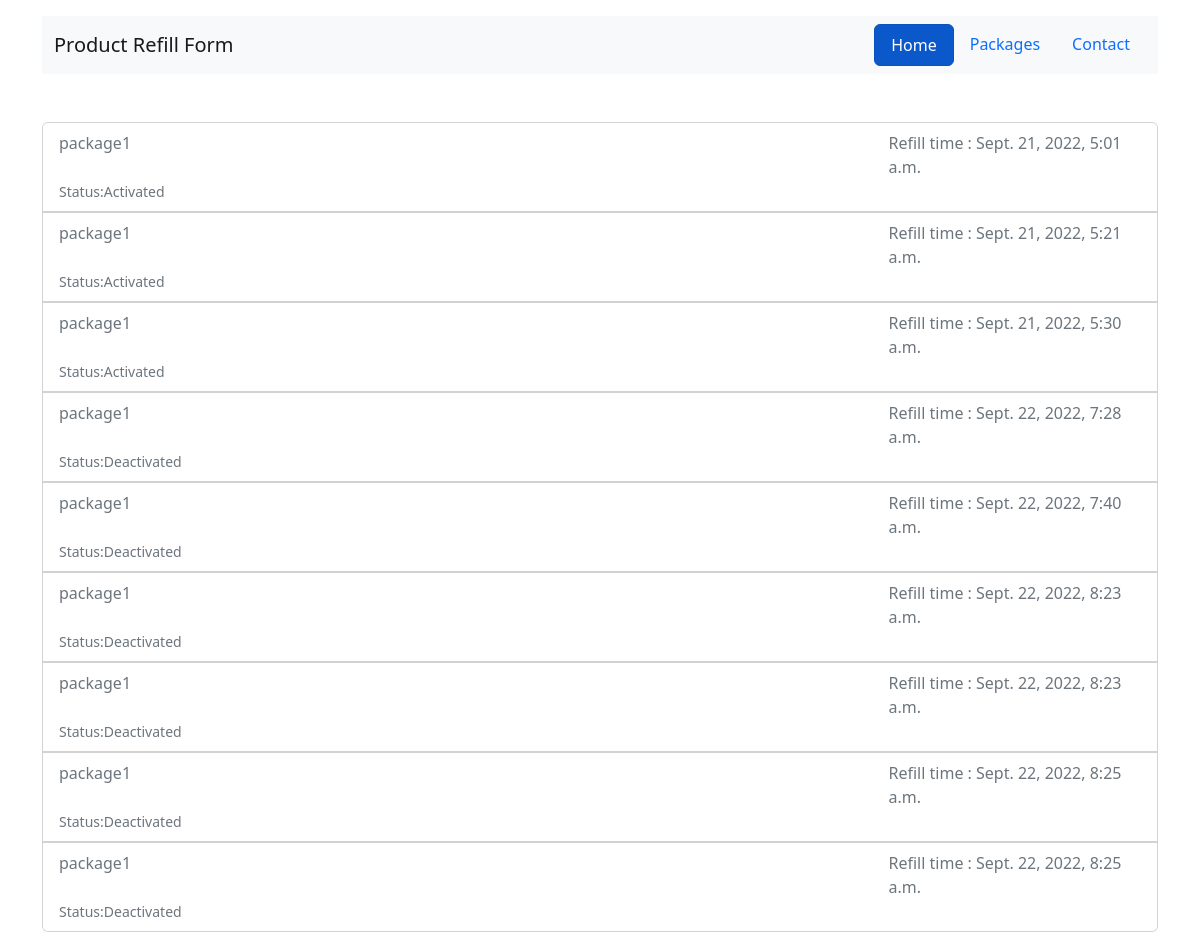
The app's page /card with its own data.
### app/models.py (models this page shows, shortened)
class Package_refill(models.Model):
    information=(('Activated', 'Activated'),
        ('Deactivated', 'Deactivated'),)
    e_id=models.IntegerField()
    package=models.ForeignKey(Package,on_delete=models.CASCADE,null=False)
    description = models.CharField(max_length=255)
    status=models.CharField(max_length=250,choices=information,default="Deactivated")
    created = models.DateTimeField(auto_now_add=True)
    updated = models.DateTimeField(auto_now=True)

class Package(models.Model):
    id=models.IntegerField(primary_key=True)
    name = models.CharField(max_length=255)
    price = models.DecimalField(max_digits=50, decimal_places=2)
    detail = models.CharField(max_length=255)
    product=models.ForeignKey(Product,on_delete=models.CASCADE)
    created = models.DateTimeField(auto_now_add=True)
    updated = models.DateTimeField(auto_now=True)

### app/views.py (the view)
# urls.py: path('card',views.card,name="card"),
def card(request):
    pr=Package_refill.objects.all()
    con={
        'pr':pr
    }
    return render(request,'card.html',con)

### templates/card.html
{% extends 'base.html' %}
{% load static %}
{% block heading %} Product Refill Form {% endblock %}
{% block card %}
<div class="container-fliud ">
  <div class="card mt-5">
    {%for pr in pr %}
    <ul class="list-group list-group-flush">
      <li class="list-group-item  disabled  ">
        <div class="row ">
          <div class="col-9">
            {{pr.package.name}}
          </div>
          <div class="col-3">Refill time :
            {{pr.created}}
          </div>
          <div class="col-12"><small> Status:{{pr.status}}</small> </div>
        </div>
      </li>
    </ul>
    {% endfor %}
  </div>
</div>
{% endblock %}

### templates/base.html (shortened to what this page needs)
<!DOCTYPE html>
<html lang="en">
{% load static %}
<head>
  <link href="https://cdn.jsdelivr.net/npm/bootstrap@5.2.1/dist/css/bootstrap.min.css" rel="stylesheet">
  <link href="https://getbootstrap.com/docs/5.2/assets/css/docs.css" rel="stylesheet">
  <link rel="stylesheet" href="{% static 'css/style.css' %}">
</head>
<body class="p-3 m-0 border-0 bd-example">
  {% url 'home' as home %}
  {% url 'package' as package %}
  {% url 'product' as product %}
  {% url 'prefill' as p %}
  {% url 'card' as c %}
  {% url 'card' as card %}
  <div class="container">
    <nav class="navbar navbar-expand-lg bg-light">
      <div class="container-fluid">
        <a class="navbar-brand" href="/">{% block heading %} Card Refill {% endblock %}</a>
        <div class="collapse navbar-collapse d-flex flex-row-reverse ">
          <ul class="nav justify-content-end ">
            <li class="nav-item ">
              <a class="nav-link   {% if request.path == home or request.path == product or request.path == c or request.path == card or request.path == p %} active btn btn-primary   {% endif %} "
                aria-current="page" href="{% url  'home' %}">Home</a>
            </li>
            <li class="nav-item">
              <a class="nav-link {% if request.path == package %} active btn btn-primary {% endif %}"
                href="{% url  'package' %}">Packages</a>
            </li>
            <li class="nav-item">
              <a class="nav-link" href="/">Contact</a>
            </li>
          </ul>
        </div>
      </div>
    </nav>
    {% block card %}
    {% endblock %}
  </div>
</body>
</html>

### records on screen
Package_refill: package.name "package1", created "Sept. 21, 2022, 5:01 a.m.", status "Activated"
Package_refill: package.name "package1", created "Sept. 21, 2022, 5:21 a.m.", status "Activated"
Package_refill: package.name "package1", created "Sept. 21, 2022, 5:30 a.m.", status "Activated"
Package_refill: package.name "package1", created "Sept. 22, 2022, 7:28 a.m.", status "Deactivated"
Package_refill: package.name "package1", created "Sept. 22, 2022, 7:40 a.m.", status "Deactivated"
Package_refill: package.name "package1", created "Sept. 22, 2022, 8:23 a.m.", status "Deactivated"
Package_refill: package.name "package1", created "Sept. 22, 2022, 8:23 a.m.", status "Deactivated"
Package_refill: package.name "package1", created "Sept. 22, 2022, 8:25 a.m.", status "Deactivated"
Package_refill: package.name "package1", created "Sept. 22, 2022, 8:25 a.m.", status "Deactivated"
